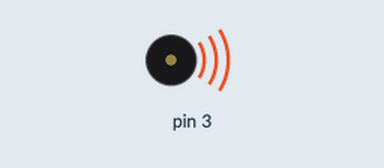
This sketch was run on a simulated Arduino Uno, built with avr-gcc and run on an emulated ATmega328P. On the bench: buzzer (waves = sounding).

Above: at 0.5 s.
Timing chart, 0 to 4.6 s (numbered marks = the images above):
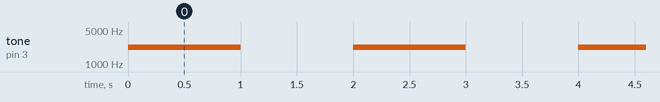

The sketch:

speaker_test.ino
```cpp
void setup() {
}
void loop()
{
tone(3,2200,1000);
delay(1000);
digitalWrite(3,LOW);
delay(1000);
}
```

Measured:
- by itself, tone on pin 3: alternates 2200 Hz for 1.0 s and silent for 1.0 s
